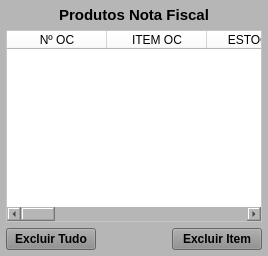
     <widget class="QWidget" name="widget_Cor3" native="true">
      <property name="minimumSize">
       <size>
        <width>0</width>
        <height>0</height>
       </size>
      </property>
      <property name="styleSheet">
       <string notr="true">background-color: rgb(182, 182, 182);</string>
      </property>
      <layout class="QVBoxLayout" name="verticalLayout_6" stretch="0,0,0">
       <property name="spacing">
        <number>6</number>
       </property>
       <property name="leftMargin">
        <number>6</number>
       </property>
       <property name="topMargin">
        <number>6</number>
       </property>
       <property name="rightMargin">
        <number>6</number>
       </property>
       <property name="bottomMargin">
        <number>6</number>
       </property>
       <item>
        <widget class="QLabel" name="label_9">
         <property name="maximumSize">
          <size>
           <width>16777215</width>
           <height>25</height>
          </size>
         </property>
         <property name="font">
          <font>
           <pointsize>11</pointsize>
           <weight>75</weight>
           <bold>true</bold>
          </font>
         </property>
         <property name="text">
          <string>Produtos Nota Fiscal</string>
         </property>
         <property name="alignment">
          <set>Qt::AlignCenter</set>
         </property>
        </widget>
       </item>
       <item>
        <widget class="QTableWidget" name="table_Produtos_NF">
         <property name="sizePolicy">
          <sizepolicy hsizetype="Preferred" vsizetype="Preferred">
           <horstretch>0</horstretch>
           <verstretch>0</verstretch>
          </sizepolicy>
         </property>
         <property name="styleSheet">
          <string notr="true">background-color: rgb(255, 255, 255);</string>
         </property>
         <column>
          <property name="text">
           <string>Nº OC</string>
          </property>
         </column>
         <column>
          <property name="text">
           <string>ITEM OC</string>
          </property>
         </column>
         <column>
          <property name="text">
           <string>ESTOQUE</string>
          </property>
         </column>
         <column>
          <property name="text">
           <string>CÓDIGO</string>
          </property>
         </column>
         <column>
          <property name="text">
           <string>DESCRIÇÃO</string>
          </property>
         </column>
         <column>
          <property name="text">
           <string>REFERÊNCIA</string>
          </property>
         </column>
         <column>
          <property name="text">
           <string>UM</string>
          </property>
         </column>
         <column>
          <property name="text">
           <string>NCM</string>
          </property>
         </column>
         <column>
          <property name="text">
           <string>QTDE</string>
          </property>
         </column>
         <column>
          <property name="text">
           <string>R$/UNID.</string>
          </property>
         </column>
         <column>
          <property name="text">
           <string>IPI</string>
          </property>
         </column>
         <column>
          <property name="text">
           <string>R$</string>
          </property>
         </column>
         <column>
          <property name="text">
           <string>LOCAL</string>
          </property>
         </column>
        </widget>
       </item>
       <item>
        <widget class="QWidget" name="widget" native="true">
         <layout class="QHBoxLayout" name="horizontalLayout_8">
          <property name="leftMargin">
           <number>0</number>
          </property>
          <property name="topMargin">
           <number>0</number>
          </property>
          <property name="rightMargin">
           <number>0</number>
          </property>
          <property name="bottomMargin">
           <number>0</number>
          </property>
          <item>
           <widget class="QPushButton" name="btn_ExcluirTudo">
            <property name="sizePolicy">
             <sizepolicy hsizetype="Fixed" vsizetype="Preferred">
              <horstretch>0</horstretch>
              <verstretch>0</verstretch>
             </sizepolicy>
            </property>
            <property name="minimumSize">
             <size>
              <width>90</width>
              <height>0</height>
             </size>
            </property>
            <property name="maximumSize">
             <size>
              <width>90</width>
              <height>16777215</height>
             </size>
            </property>
            <property name="font">
             <font>
              <pointsize>9</pointsize>
              <weight>75</weight>
              <bold>true</bold>
             </font>
            </property>
            <property name="cursor">
             <cursorShape>PointingHandCursor</cursorShape>
            </property>
            <property name="layoutDirection">
             <enum>Qt::LeftToRight</enum>
            </property>
            <property name="autoFillBackground">
             <bool>false</bool>
            </property>
            <property name="styleSheet">
             <string notr="true">background-color: rgb(141, 141, 141);</string>
            </property>
            <property name="text">
             <string>Excluir Tudo</string>
            </property>
            <property name="checkable">
             <bool>false</bool>
            </property>
            <property name="autoDefault">
             <bool>false</bool>
            </property>
            <property name="default">
             <bool>false</bool>
            </property>
            <property name="flat">
             <bool>false</bool>
            </property>
           </widget>
          </item>
          <item>
           <widget class="QLabel" name="label_33">
            <property name="text">
             <string/>
            </property>
           </widget>
          </item>
          <item>
           <widget class="QPushButton" name="btn_ExcluirItem">
            <property name="sizePolicy">
             <sizepolicy hsizetype="Fixed" vsizetype="Preferred">
              <horstretch>0</horstretch>
              <verstretch>0</verstretch>
             </sizepolicy>
            </property>
            <property name="minimumSize">
             <size>
              <width>90</width>
              <height>0</height>
             </size>
            </property>
            <property name="maximumSize">
             <size>
              <width>90</width>
              <height>16777215</height>
             </size>
            </property>
            <property name="font">
             <font>
              <pointsize>9</pointsize>
              <weight>75</weight>
              <bold>true</bold>
             </font>
            </property>
            <property name="cursor">
             <cursorShape>PointingHandCursor</cursorShape>
            </property>
            <property name="layoutDirection">
             <enum>Qt::LeftToRight</enum>
            </property>
            <property name="autoFillBackground">
             <bool>false</bool>
            </property>
            <property name="styleSheet">
             <string notr="true">background-color: rgb(141, 141, 141);</string>
            </property>
            <property name="text">
             <string>Excluir Item</string>
            </property>
            <property name="checkable">
             <bool>false</bool>
            </property>
            <property name="autoDefault">
             <bool>false</bool>
            </property>
            <property name="default">
             <bool>false</bool>
            </property>
            <property name="flat">
             <bool>false</bool>
            </property>
           </widget>
          </item>
         </layout>
        </widget>
       </item>
      </layout>
     </widget>
